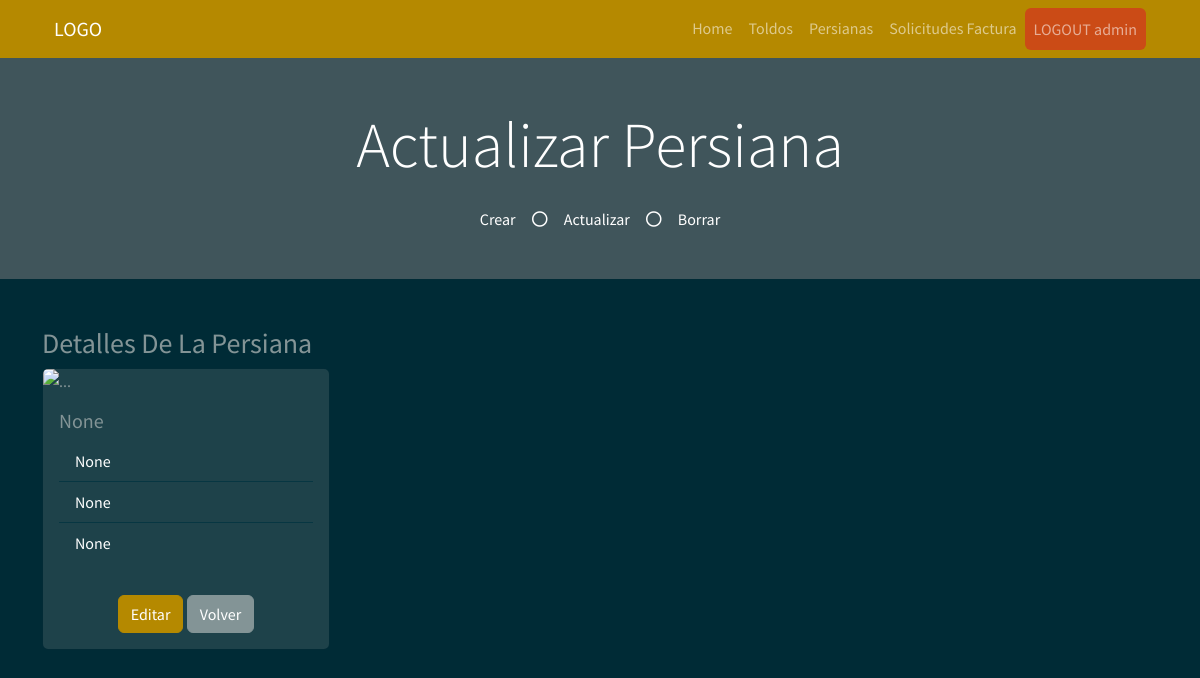
Page /update_persiana/2 (signed in) on the earlier database version.
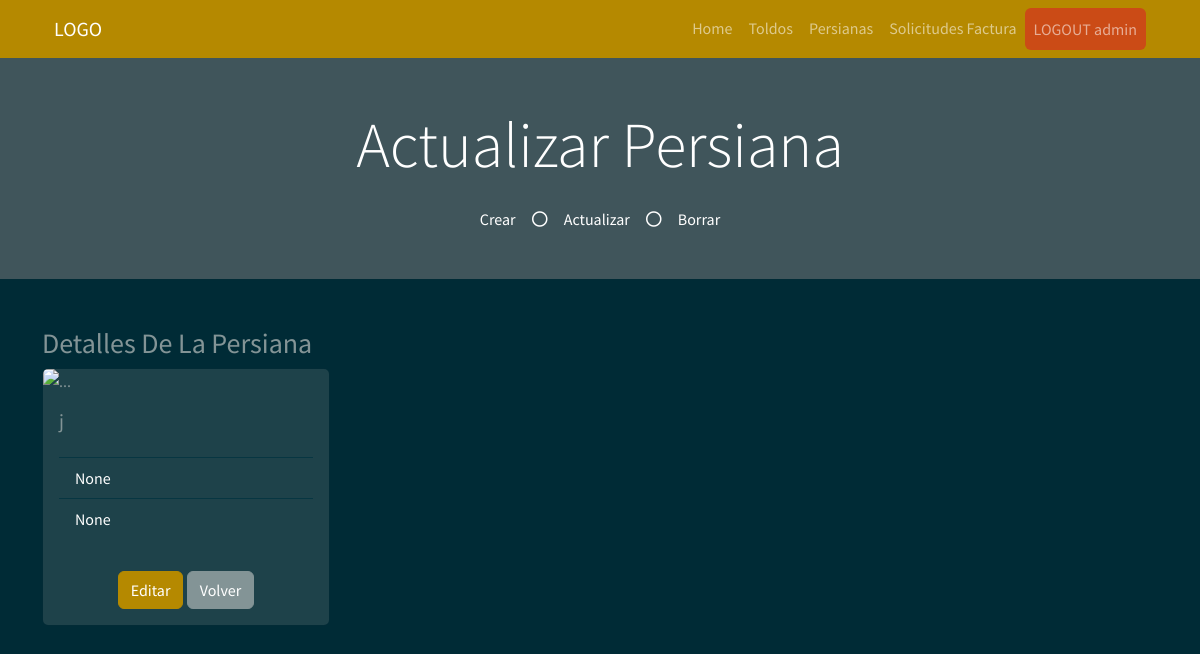
Same page on the later database version.
### myapp/models.py (models this page shows)
    class Persiana(db.Model):
        __tablename__ = "Persiana"  # Nombre de la tabla que se crea
        Persiana_id = db.Column("persiana_id", db.Integer, Sequence(
            'persiana_id_seq'),  primary_key=True)
        Modelo = db.Column(db.String(20))
        Tipo = db.Column(db.String(30))
        Dimensiones = db.Column(db.String(30))
        Imagen = db.Column(db.String(30))

### myapp/views.py (the view, shortened to what this page needs)
    @app.route("/update_persiana/<int:Persiana_id>", methods=["GET", "POST"])
    def updtae_persiana(Persiana_id: int):
        if request.method == "GET":
            read_persiana = db_access["read_persiana"]
            persiana = read_persiana(Persiana_id)
            usuario = session['usuario']
            usu = usuario
            return render_template("admin/persianas/update_persiana.html", persiana=persiana, usu=usu)

### myapp/templates/admin/persianas/update_persiana.html (shortened to what this page needs)
<!DOCTYPE html>
<html>
<head>
    <link href="https://cdn.jsdelivr.net/npm/bootstrap@5.1.3/dist/css/bootstrap.min.css" rel="stylesheet"
>
    <link rel="stylesheet" href="../static/style/bootstrap.min(8).css">
</head>
<body>
    {% include 'includes/navbar.html' %}
    <div class="jumbotron jumbotron-fluid bg-jumbotron" style=" background-color: rgba(128, 128, 128, 0.5);">
        <div class="container text-center py-5">
            <h3 class="text-white display-3 mb-4">Actualizar Persiana</h3>
            <div class="d-inline-flex align-items-center text-white">
                <p class="m-0">Crear</p>
                <i class="far fa-circle px-3"></i>
                <p class="m-0">Actualizar</p>
                <i class="far fa-circle px-3"></i>
                <p class="m-0">Borrar</p>
            </div>
        </div>
    </div>
    <div class="container">
        <div class="row mt-5 ">
            <div class="col-4">
                <p class="list-group">
                <h3>Detalles De La Persiana</h3>
                <div class="card" style="width: 18rem;">
                    <img src="../static/style/img/{{persiana.Imagen}}" class="card-img-top" alt="...">
                    <div class="card-body">
                        <h5 class="card-title">
                            {{persiana.Modelo}}
                        </h5>
                        <ul class="list-group list-group-flush">
                            <li class="list-group-item">
                                {{persiana.Tipo}}
                            </li>
                            <li class="list-group-item">
                                {{persiana.Dimensiones}}
                            </li>
                            <li class="list-group-item">
                                {{persiana.Imagen}}
                            </li>
                        </ul>
                    </div>
                    <div class="card-body mx-auto">
                        <form method="POST">
                            <button type="button" class="btn btn-primary" data-bs-target="#form"
                                data-bs-toggle="collapse">Editar</button>
                            <a class="btn btn-secondary" href="/persiana">Volver</a>
                        </form>
                    </div>
                </div>
                </p>
            </div>
        </div>
    </div>
</body>
</html>

Differences in the rows shown:
changed Persiana "None": Modelo "None" → "j"; Tipo "None" → (not shown)
